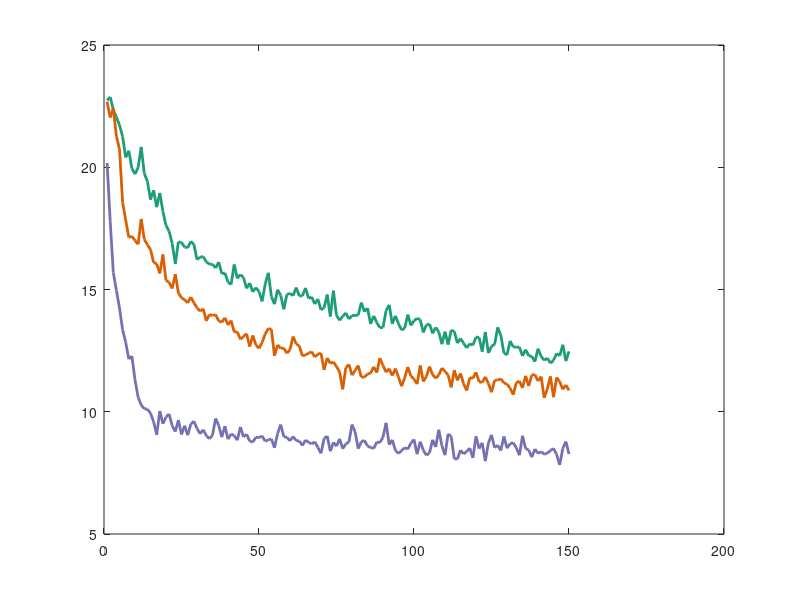

MATLAB code to generate this figure: (Note: this script raises an error after producing the figure.)
load("Results.mat");

colors = (1/255)*[27 158 119; 217 95 2; 117 112 179; 231 41 138];

plot(1000*errors(1:150, 1), 'linewidth', 2, 'color', colors(1, :));
hold on
plot(1000*errors(1:150, 2), 'linewidth', 2, 'color', colors(2, :));
plot(1000*errors(1:150, 3), 'linewidth', 2, 'color', colors(3, :));
plot(1000*errors(1:150, 4), 'linewidth', 2, 'color', colors(4, :));

xlabel("Number of Combinations");
ylabel("Error (mm)");

set(gca, 'linewidth', 2, 'fontsize', 15);
box off
legend({"Analytic"; "PCA"; "F-Test"; "Environment"});
legend boxoff;
set(gcf, 'color', 'w', 'Position', [488   444   560   314]);

%% Scatter plot
subplot(2,2,1);
load("Top20Trained.mat");
scatter(testT(1,:), testT(2,:), 50, errors20, 'filled');
xlim([-0.05 0.05]);
ylim([-0.05 0.05]);
axis square
axis off
colormap cool
colorbar; clim([0 0.035]);

subplot(2,2,2);
load("Top20PCA.mat");
scatter(testT(1,:), testT(2,:), 50, errors20pca, 'filled');
xlim([-0.05 0.05]);
ylim([-0.05 0.05]);
axis square
axis off
colormap cool
colorbar; clim([0 0.035]);

subplot(2,2,3);
load("Top20Analytic.mat");
scatter(testT(1,:), testT(2,:), 50, errors20analytic, 'filled');
xlim([-0.05 0.05]);
ylim([-0.05 0.05]);
axis square
axis off
colormap cool
colorbar; clim([0 0.035]);

% subplot(2,2,4);
% load("Random20Trained.mat");
% scatter(testT(1,:), testT(2,:), 50, randomerrors, 'filled');
% xlim([-0.05 0.05]);
% ylim([-0.05 0.05]);
% axis square
% axis off
% colormap cool
% colorbar; clim([0 0.035]);

subplot(2,2,4);
load("Top20Environment.mat");
scatter(testT(1,:), testT(2,:), 50, errors20env, 'filled');
xlim([-0.05 0.05]);
ylim([-0.05 0.05]);
axis square
axis off
colormap cool
colorbar; clim([0 0.035]);

set(gcf, 'position', [335          73        1014         807]);